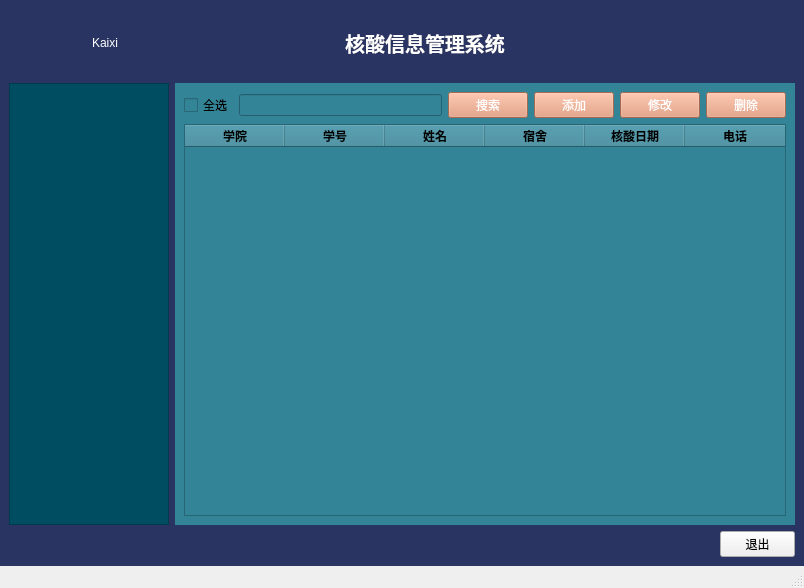
<?xml version="1.0" encoding="UTF-8"?>
<ui version="4.0">
 <class>MainWindow</class>
 <widget class="QMainWindow" name="MainWindow">
  <property name="geometry">
   <rect>
    <x>0</x>
    <y>0</y>
    <width>804</width>
    <height>588</height>
   </rect>
  </property>
  <property name="minimumSize">
   <size>
    <width>150</width>
    <height>0</height>
   </size>
  </property>
  <property name="windowTitle">
   <string>Kaixi</string>
  </property>
  <property name="windowIcon">
   <iconset resource="res.qrc">
    <normaloff>:/icon/icon.jpg</normaloff>:/icon/icon.jpg</iconset>
  </property>
  <property name="styleSheet">
   <string notr="true">QWidget#centralwidget{background-color:rgba(41,52,98,1)}</string>
  </property>
  <widget class="QWidget" name="centralwidget">
   <property name="styleSheet">
    <string notr="true">QWidget#centralwidget:rgba(13,63,103,1);
QPushButton{
background-color:#ffb549;
font: 700 9pt &quot;Microsoft YaHei UI&quot;;
color:rgb(255, 255, 255)
}

</string>
   </property>
   <layout class="QGridLayout" name="gridLayout_3">
    <item row="3" column="2">
     <widget class="QPushButton" name="pushButton">
      <property name="maximumSize">
       <size>
        <width>75</width>
        <height>16777215</height>
       </size>
      </property>
      <property name="text">
       <string>退出</string>
      </property>
     </widget>
    </item>
    <item row="2" column="0">
     <widget class="QTreeWidget" name="treeWidget">
      <property name="minimumSize">
       <size>
        <width>0</width>
        <height>0</height>
       </size>
      </property>
      <property name="maximumSize">
       <size>
        <width>160</width>
        <height>600</height>
       </size>
      </property>
      <property name="styleSheet">
       <string notr="true">
font: 700 12pt &quot;Microsoft YaHei UI&quot;;
background-color: rgba(0,77,97,1);
color:rgb(255, 255, 255)</string>
      </property>
      <property name="autoScrollMargin">
       <number>16</number>
      </property>
      <property name="headerHidden">
       <bool>true</bool>
      </property>
      <attribute name="headerDefaultSectionSize">
       <number>100</number>
      </attribute>
      <column>
       <property name="text">
        <string notr="true">1</string>
       </property>
      </column>
     </widget>
    </item>
    <item row="0" column="0" rowspan="2" colspan="2">
     <widget class="QWidget" name="widget" native="true">
      <property name="styleSheet">
       <string notr="true">color:rgb(255, 255, 255)</string>
      </property>
      <layout class="QGridLayout" name="gridLayout">
       <item row="1" column="0">
        <widget class="QWidget" name="widget_2" native="true">
         <property name="minimumSize">
          <size>
           <width>120</width>
           <height>50</height>
          </size>
         </property>
         <property name="maximumSize">
          <size>
           <width>120</width>
           <height>50</height>
          </size>
         </property>
         <layout class="QGridLayout" name="gridLayout_2">
          <item row="0" column="2">
           <widget class="QLabel" name="label_2">
            <property name="maximumSize">
             <size>
              <width>120</width>
              <height>40</height>
             </size>
            </property>
            <property name="font">
             <font>
              <pointsize>9</pointsize>
             </font>
            </property>
            <property name="text">
             <string>Kaixi</string>
            </property>
            <property name="alignment">
             <set>Qt::AlignCenter</set>
            </property>
           </widget>
          </item>
          <item row="0" column="1">
           <widget class="QLabel" name="label_3">
            <property name="styleSheet">
             <string notr="true">border-image: url(:/icon/user.jpg);</string>
            </property>
            <property name="text">
             <string/>
            </property>
           </widget>
          </item>
         </layout>
        </widget>
       </item>
       <item row="1" column="1">
        <spacer name="horizontalSpacer_2">
         <property name="orientation">
          <enum>Qt::Horizontal</enum>
         </property>
         <property name="sizeHint" stdset="0">
          <size>
           <width>40</width>
           <height>20</height>
          </size>
         </property>
        </spacer>
       </item>
       <item row="1" column="2">
        <widget class="QLabel" name="label">
         <property name="font">
          <font>
           <pointsize>15</pointsize>
           <bold>true</bold>
          </font>
         </property>
         <property name="text">
          <string>核酸信息管理系统</string>
         </property>
         <property name="alignment">
          <set>Qt::AlignCenter</set>
         </property>
        </widget>
       </item>
       <item row="1" column="3">
        <spacer name="horizontalSpacer">
         <property name="orientation">
          <enum>Qt::Horizontal</enum>
         </property>
         <property name="sizeHint" stdset="0">
          <size>
           <width>40</width>
           <height>20</height>
          </size>
         </property>
        </spacer>
       </item>
      </layout>
     </widget>
    </item>
    <item row="2" column="1" colspan="2">
     <widget class="QStackedWidget" name="stackedWidget">
      <property name="minimumSize">
       <size>
        <width>0</width>
        <height>0</height>
       </size>
      </property>
      <property name="styleSheet">
       <string notr="true">background-color: rgb(52, 132, 152);</string>
      </property>
      <property name="currentIndex">
       <number>1</number>
      </property>
      <widget class="QWidget" name="page"/>
      <widget class="QWidget" name="page_2">
       <layout class="QGridLayout" name="gridLayout_4">
        <item row="0" column="0">
         <widget class="QCheckBox" name="checkBox">
          <property name="text">
           <string>全选</string>
          </property>
         </widget>
        </item>
        <item row="0" column="1">
         <widget class="QLineEdit" name="lineEdit"/>
        </item>
        <item row="0" column="2">
         <widget class="QPushButton" name="pushButton_4">
          <property name="styleSheet">
           <string notr="true">QPushButton{
background-color:rgba(229,149,114,1);
font: 700 9pt &quot;Microsoft YaHei UI&quot;;
color:rgb(255, 255, 255)
}</string>
          </property>
          <property name="text">
           <string>搜索</string>
          </property>
         </widget>
        </item>
        <item row="0" column="4">
         <widget class="QPushButton" name="pushButton_2">
          <property name="styleSheet">
           <string notr="true">QPushButton{
background-color:rgba(229,149,114,1);
font: 700 9pt &quot;Microsoft YaHei UI&quot;;
color:rgb(255, 255, 255)
}</string>
          </property>
          <property name="text">
           <string>修改</string>
          </property>
         </widget>
        </item>
        <item row="0" column="3">
         <widget class="QPushButton" name="pushButton_3">
          <property name="styleSheet">
           <string notr="true">QPushButton{
background-color:rgba(229,149,114,1);
font: 700 9pt &quot;Microsoft YaHei UI&quot;;
color:rgb(255, 255, 255)
}</string>
          </property>
          <property name="text">
           <string>添加</string>
          </property>
         </widget>
        </item>
        <item row="0" column="5">
         <widget class="QPushButton" name="pushButton_5">
          <property name="styleSheet">
           <string notr="true">QPushButton{
background-color:rgba(229,149,114,1);
font: 700 9pt &quot;Microsoft YaHei UI&quot;;
color:rgb(255, 255, 255)
}</string>
          </property>
          <property name="text">
           <string>删除</string>
          </property>
         </widget>
        </item>
        <item row="1" column="0" colspan="6">
         <widget class="QTableWidget" name="tableWidget">
          <column>
           <property name="text">
            <string>学院</string>
           </property>
           <property name="font">
            <font>
             <bold>true</bold>
            </font>
           </property>
          </column>
          <column>
           <property name="text">
            <string>学号</string>
           </property>
           <property name="font">
            <font>
             <bold>true</bold>
            </font>
           </property>
          </column>
          <column>
           <property name="text">
            <string>姓名</string>
           </property>
           <property name="font">
            <font>
             <bold>true</bold>
            </font>
           </property>
          </column>
          <column>
           <property name="text">
            <string>宿舍</string>
           </property>
           <property name="font">
            <font>
             <bold>true</bold>
            </font>
           </property>
          </column>
          <column>
           <property name="text">
            <string>核酸日期</string>
           </property>
           <property name="font">
            <font>
             <bold>true</bold>
            </font>
           </property>
          </column>
          <column>
           <property name="text">
            <string>电话</string>
           </property>
           <property name="font">
            <font>
             <bold>true</bold>
            </font>
           </property>
          </column>
         </widget>
        </item>
       </layout>
      </widget>
     </widget>
    </item>
   </layout>
  </widget>
  <widget class="QMenuBar" name="menubar">
   <property name="geometry">
    <rect>
     <x>0</x>
     <y>0</y>
     <width>804</width>
     <height>25</height>
    </rect>
   </property>
  </widget>
  <widget class="QStatusBar" name="statusbar"/>
 </widget>
 <resources>
  <include location="res.qrc"/>
 </resources>
 <connections/>
</ui>
